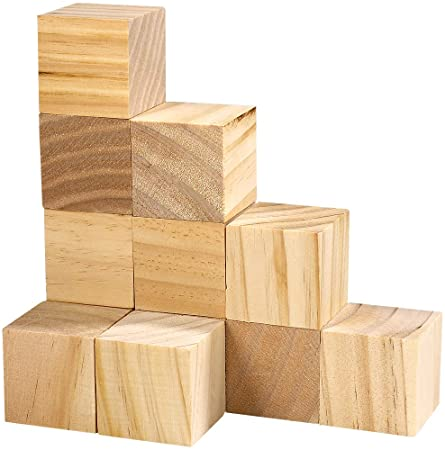
#> input picture detection-scripts/blocks.jpg, 445 x 450 px
$ python harris-corner.py
#> lines starting #> are read from the running program, lines starting #| are printed output that depends on the picture; after the words box and inside, x2 and y2 are one past the last pixel; in counts of white or black regions, pixels touching at a corner belong together
import cv2
import numpy as np

filename = 'blocks.jpg'
img = cv2.imread(filename)
#> img is the input picture: shape (450, 445, 3); mean B, G, R 182, 209.5, 232.2
gray = cv2.cvtColor(img,cv2.COLOR_BGR2GRAY)
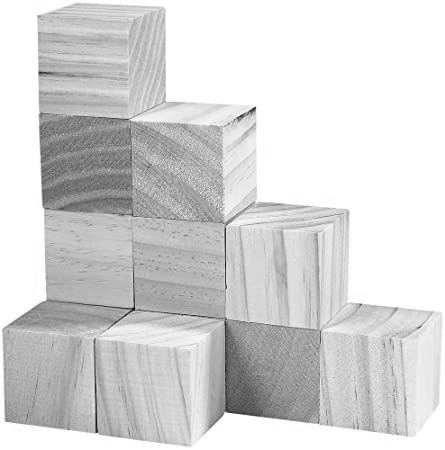
#> gray: shape (450, 445); min 10, max 255, mean 213.2

gray = np.float32(gray)

cv2.imshow('g', gray)

dst = cv2.cornerHarris(gray,2,3,0.04)
cv2.imshow('d', dst)
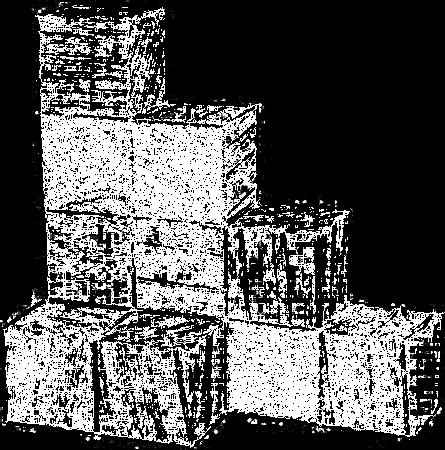
#> window 'd': shape (450, 445); min 0, max 255, mean 89.3

#result is dilated for marking the corners, not important
dst = cv2.dilate(dst,None)
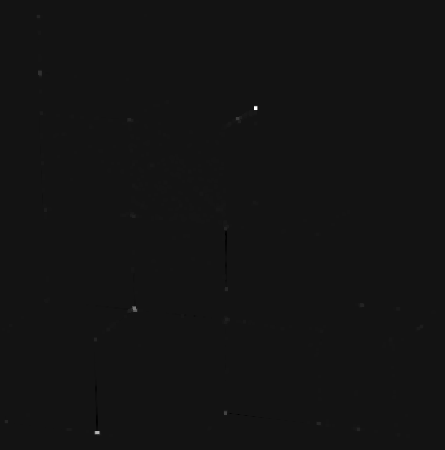
#> dst: shape (450, 445) float32; min -8594631, max 102712752, mean 35132.6; drawn with min black and max white
cv2.imshow('dilate', dst)
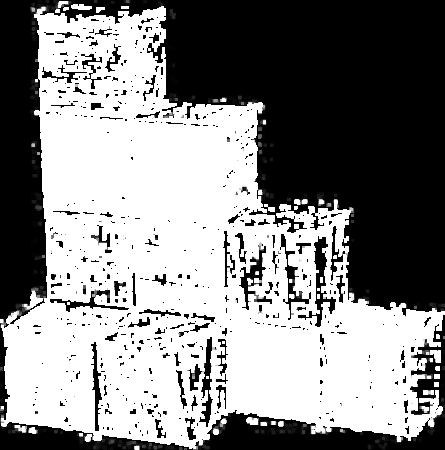
#> window 'dilate': shape (450, 445); min 0, max 255, mean 137.1

# Threshold for an optimal value, it may vary depending on the image.
img[dst>0.01*dst.max()]=[0,0,255]
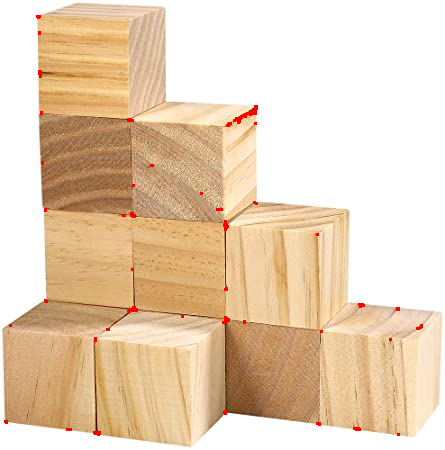
#> img: shape (450, 445, 3); 0.44% of pixels changed, all inside (x1, y1, x2, y2) = (4, 15, 423, 436)

cv2.imshow('dst',img)
if cv2.waitKey(0) & 0xff == 27:
#> (key Esc is pressed here)
    cv2.destroyAllWindows()

$ run again, with detection-scripts/coffee-mug.png saved as detection-scripts/blocks.jpg
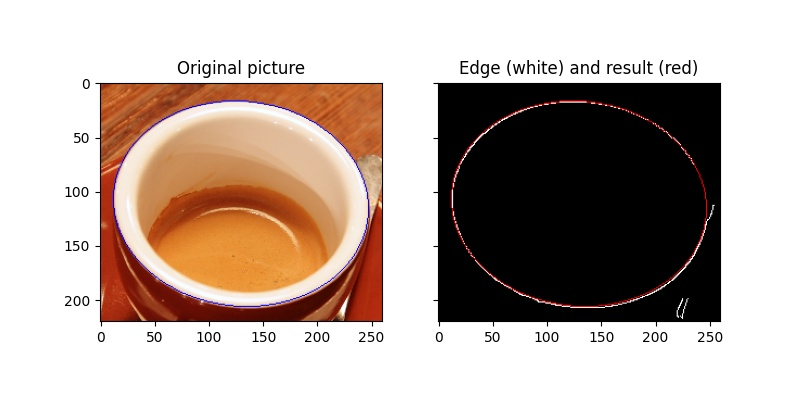
#> input picture detection-scripts/coffee-mug.png, 800 x 400 px
#> img is the input picture: shape (400, 800, 3); mean B, G, R 163.7, 172, 186.7
#> `cv2.imshow('g', gray)`:
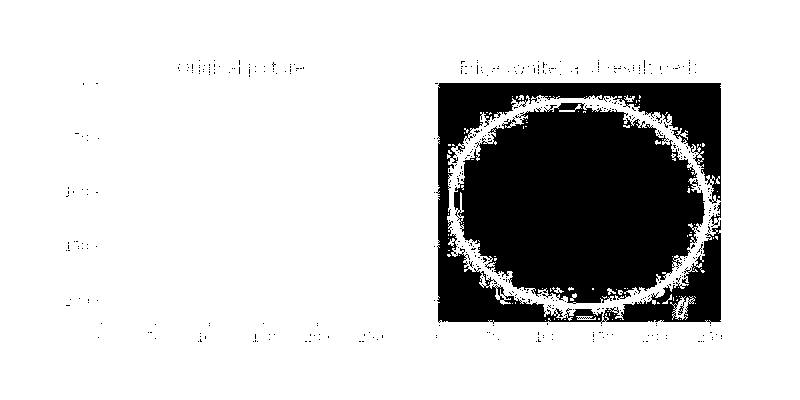
#> window 'g': shape (400, 800); 82.1% white; 469 black regions (466 under 20 px), largest, box (x1, y1, x2, y2) and area: (454, 103, 705, 304) 36292, (436, 83, 721, 324) 20150, (709, 202, 721, 227) 77
#> `img[dst>0.01*dst.max()]=[0,0,255]`:
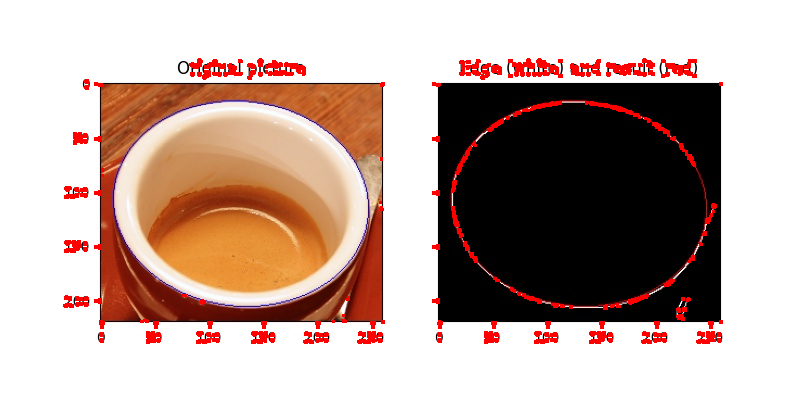
#> img: shape (400, 800, 3); 2.95% of pixels changed, all inside (x1, y1, x2, y2) = (63, 58, 723, 344)
